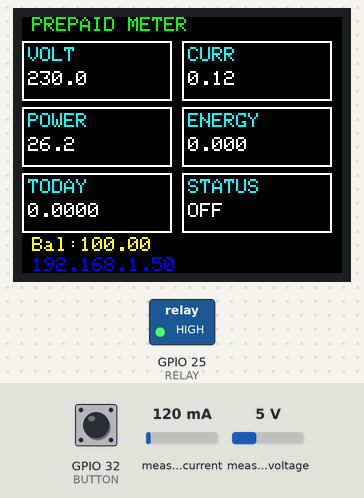
A sketch run on a simulated ESP32. Parts: 160×128 colour display, switched loads named in the sketch (green lamp = pin HIGH). Inputs (shaded band) come from the test bench; at power-on: GPIO 32 (BUTTON) HIGH, measured current 120 mA, measured voltage 5 V. WiFi joins after 1.5 s; servers stay silent unless stated; the local clock reads 2024-03-15 10:24:30 at power-on unless the sketch sets it; what the sketch prints to the serial monitor is not drawn.

Above: at 2.8 s.
2.9 s: GPIO 32 (BUTTON) pulled LOW for 0.15 s
At 5.1 s:
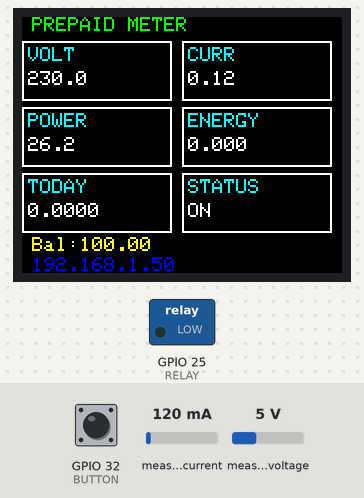
5.5 s: GPIO 32 (BUTTON) pulled LOW for 1 s
At 5.9 s:
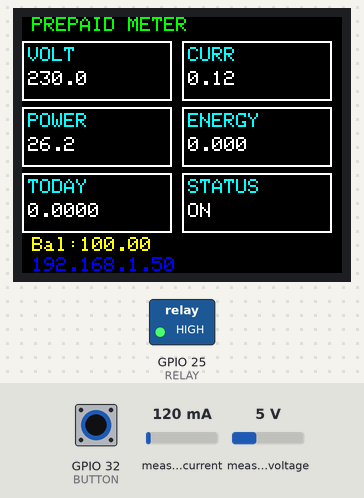
8.0 s: measured current set to 40 mA
At 9.2 s:
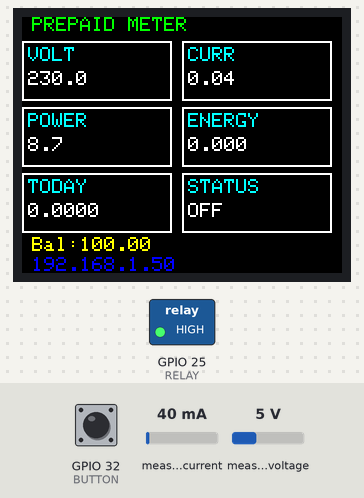
9.5 s: GPIO 32 (BUTTON) pulled LOW for 0.15 s
At 9.9 s:
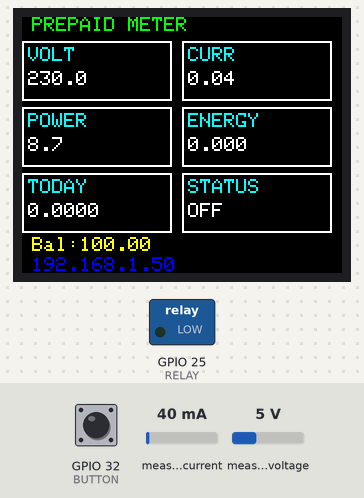
11.5 s: measured voltage set to 0.3 V
At 12.5 s:
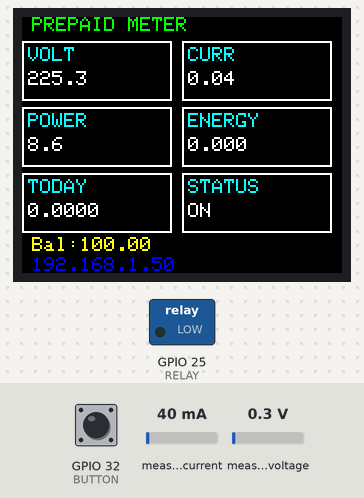
Timing chart, 0 to 14.5 s (numbered marks = the images above; inputs shaded):
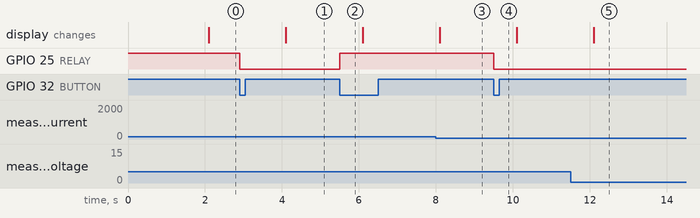

The sketch:

VOLT.ino
```cpp
#include <WiFi.h>
#include <WebServer.h>
#include <PZEM004Tv30.h>
#include <SPI.h>
#include <Adafruit_GFX.h>
#include <Adafruit_ST7735.h>
#include <time.h>

// WIFI
const char* ssid = "harish";
const char* password = "123456789";

WebServer server(80);

// TFT
#define TFT_CS 5
#define TFT_DC 21
#define TFT_RST 22
Adafruit_ST7735 tft = Adafruit_ST7735(TFT_CS, TFT_DC, TFT_RST);

// PZEM
#define RX 16
#define TX 17
PZEM004Tv30 pzem(Serial2, RX, TX);

// PINS
#define RELAY 25
#define BUTTON 32

// VARIABLES
float voltage=0,current=0,power=0,energy=0,lastEnergy=0;
float balance=100, tariff=10;
float dailyEnergy=0,startEnergy=0;

float maxVoltage=250, maxCurrent=10;

bool relayState=false;
bool lastButton=HIGH;
bool pzemOK=true,fault=false;

// ================= SENSOR =================
void readSensor() {
  float v=pzem.voltage();
  float c=pzem.current();
  float p=pzem.power();
  float e=pzem.energy();

  if(isnan(v) || v==0){
    pzemOK=false;
    voltage=0; current=0; power=0;
    return;
  }

  pzemOK=true;

  voltage=v;
  current=isnan(c)?0:c;
  power=isnan(p)?0:p;
  if(!isnan(e)) energy=e;
}

// ================= BILLING =================
void updateBilling(){
  if(!pzemOK){
    lastEnergy=energy;
    return;
  }

  float delta=energy-lastEnergy;

  if(delta>0){
    balance -= delta*tariff;
  }

  lastEnergy=energy;

  if(balance<=0){
    balance=0;
    relayState=false;
  }

  dailyEnergy = energy - startEnergy;
}

// ================= TIME =================
void initTime(){
  configTime(19800,0,"pool.ntp.org");
}

int lastDay=-1;

void checkMidnightReset(){
  struct tm timeinfo;
  if(getLocalTime(&timeinfo)){
    if(timeinfo.tm_mday!=lastDay && timeinfo.tm_hour==0){
      startEnergy=energy;
      lastDay=timeinfo.tm_mday;
    }
  }
}

// ================= PROTECTION =================
void checkProtection(){
  if(voltage>maxVoltage || current>maxCurrent){
    fault=true;
    relayState=false;
  } else fault=false;
}

// ================= RELAY =================
void applyRelay(){
  if(!fault && balance>0){
    digitalWrite(RELAY, relayState ? LOW : HIGH);  // ACTIVE LOW
  } else {
    relayState=false;
    digitalWrite(RELAY, HIGH);
  }
}

// ================= BUTTON =================
void checkButton(){
  static unsigned long lastDebounceTime = 0;
  bool s=digitalRead(BUTTON);
  if(lastButton==HIGH && s==LOW && (millis() - lastDebounceTime) > 200){
    if(!fault && balance>0){
      relayState=!relayState;
      Serial.println("🔘 Button toggled relay");
    }
    lastDebounceTime = millis();
  }
  lastButton=s;
}

// ================= UI =================
void drawBox(int x,int y,String title,String value){
  tft.drawRect(x,y,75,30,ST77XX_WHITE);

  tft.setCursor(x+3,y+3);
  tft.setTextColor(ST77XX_CYAN);
  tft.print(title);

  tft.setCursor(x+3,y+15);
  tft.setTextColor(ST77XX_WHITE);
  tft.print(value);
}

void updateDisplay(){
  tft.fillScreen(ST77XX_BLACK);

  tft.setCursor(5,0);
  tft.setTextColor(ST77XX_GREEN);
  tft.print("PREPAID METER");

  drawBox(0,12,"VOLT", pzemOK?String(voltage,1):"--");
  drawBox(80,12,"CURR", pzemOK?String(current,2):"--");

  drawBox(0,45,"POWER", pzemOK?String(power,1):"--");
  drawBox(80,45,"ENERGY", pzemOK?String(energy,3):"--");

  drawBox(0,78,"TODAY", pzemOK?String(dailyEnergy,4):"--");

  String status;
  if(!pzemOK) status="PZEM OFF";
  else if(fault) status="FAULT";
  else status=relayState?"ON":"OFF";

  drawBox(80,78,"STATUS",status);

  tft.setCursor(5,110);
  tft.setTextColor(ST77XX_YELLOW);
  tft.print("Bal:");
  tft.print(balance,2);

  tft.setCursor(5,120);
  tft.setTextColor(ST77XX_BLUE);
  tft.print(WiFi.localIP());
}

// ================= API =================
void handleData(){
  readSensor();
  updateBilling();

  String json="{";
  json+="\"voltage\":"+String(voltage)+",";
  json+="\"current\":"+String(current)+",";
  json+="\"power\":"+String(power)+",";
  json+="\"energy\":"+String(energy)+",";
  json+="\"dailyEnergy\":"+String(dailyEnergy)+",";
  json+="\"balance\":"+String(balance)+",";
  json+="\"relay\":"+String(relayState)+",";
  json+="\"fault\":"+String(fault)+",";
  json+="\"pzem\":"+String(pzemOK)+",";
  json+="\"tariff\":"+String(tariff)+",";
  json+="\"maxVoltage\":"+String(maxVoltage)+",";
  json+="\"maxCurrent\":"+String(maxCurrent);
  json+="}";
  server.send(200,"application/json",json);
}

// 🔥 RELAY CONTROL WITH SERIAL LOG
void handleRelay(){
  if(!server.hasArg("state")){
    Serial.println("❌ Relay request missing state");
    server.send(400,"application/json","{\"error\":\"Missing state\"}");
    return;
  }

  String state=server.arg("state");
  state.toLowerCase();

  Serial.print("📡 Relay request received: ");
  Serial.println(state);

  if(fault || balance<=0){
    Serial.println("⚠️ Relay blocked (fault or low balance)");
    server.send(403,"application/json","{\"error\":\"Blocked\"}");
    return;
  }

  if(state=="on"){
    relayState=true;
    Serial.println("✅ Relay turned ON");
  }
  else if(state=="off"){
    relayState=false;
    Serial.println("🛑 Relay turned OFF");
  }
  else {
    Serial.println("❌ Invalid relay command");
    server.send(400,"application/json","{\"error\":\"Invalid\"}");
    return;
  }

  applyRelay();

  String json="{\"relay\":"+String(relayState?"true":"false")+"}";
  server.send(200,"application/json",json);
}

void handleRecharge(){
  if(server.hasArg("amount")){
    float a=server.arg("amount").toFloat();
    balance+=a;
    Serial.print("💰 Recharge: ");
    Serial.println(a);
  }
  server.send(200,"text/plain","OK");
}

void handleThreshold(){
  if(server.hasArg("voltage")) maxVoltage=server.arg("voltage").toFloat();
  if(server.hasArg("current")) maxCurrent=server.arg("current").toFloat();
  if(server.hasArg("tariff")) tariff=server.arg("tariff").toFloat();

  Serial.println("⚙️ Threshold updated");

  server.send(200,"text/plain","UPDATED");
}

void getThreshold(){
  String json="{";
  json+="\"maxVoltage\":"+String(maxVoltage)+",";
  json+="\"maxCurrent\":"+String(maxCurrent)+",";
  json+="\"tariff\":"+String(tariff);
  json+="}";
  server.send(200,"application/json",json);
}

// ================= SETUP =================
void setup(){
  Serial.begin(115200);

  pinMode(RELAY, OUTPUT);
  pinMode(BUTTON, INPUT_PULLUP);
  digitalWrite(RELAY, HIGH);

  Serial2.begin(9600,SERIAL_8N1,RX,TX);

  tft.initR(INITR_BLACKTAB);
  tft.setRotation(1);

  WiFi.begin(ssid,password);

  Serial.print("Connecting WiFi");
  while(WiFi.status()!=WL_CONNECTED){
    delay(500);
    Serial.print(".");
  }

  Serial.println("\n✅ Connected!");
  Serial.print("IP: ");
  Serial.println(WiFi.localIP());

  initTime();

  startEnergy=pzem.energy();
  lastEnergy=startEnergy;

  server.on("/data",handleData);
  server.on("/recharge",HTTP_POST,handleRecharge);
  server.on("/relay",HTTP_PUT,handleRelay);
  server.on("/relay",HTTP_GET,handleRelay);
  server.on("/threshold",HTTP_GET,getThreshold);
  server.on("/threshold",HTTP_PUT,handleThreshold);

  server.begin();
  Serial.println("🚀 Server started");
}

// ================= LOOP =================
unsigned long lastUpdate=0;

void loop(){
  server.handleClient();
  checkButton();
  applyRelay();

  if(millis()-lastUpdate>2000){
    lastUpdate=millis();

    readSensor();
    checkProtection();
    updateBilling();
    checkMidnightReset();
    updateDisplay();

    Serial.print("⚡ Relay:");
    Serial.print(relayState);
    Serial.print(" | V:");
    Serial.print(voltage);
    Serial.print(" | I:");
    Serial.println(current);
  }
}
```

Measured:
- after the input at 2.9 s, GPIO 25 (RELAY): HIGH → LOW at once; the display: changes after 1.2 s (image 1)
- after the input at 5.5 s, GPIO 25 (RELAY): LOW → HIGH at once
- after the input at 8.0 s, the display: changes after 0.10 s (image 3)
- after the input at 9.5 s, GPIO 25 (RELAY): HIGH → LOW at once
- after the input at 11.5 s, the display: changes after 0.60 s (image 5)
